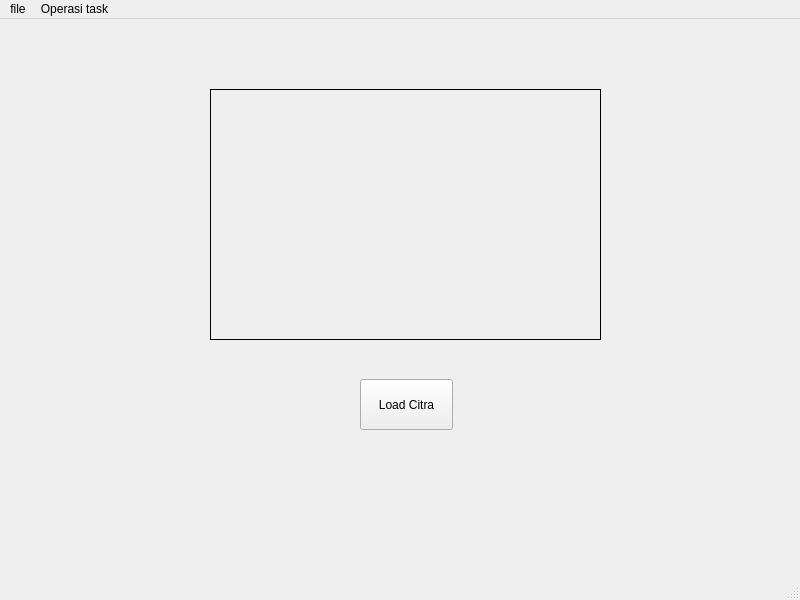
<?xml version="1.0" encoding="UTF-8"?>
<ui version="4.0">
 <class>MainWindow</class>
 <widget class="QMainWindow" name="MainWindow">
  <property name="geometry">
   <rect>
    <x>0</x>
    <y>0</y>
    <width>800</width>
    <height>600</height>
   </rect>
  </property>
  <property name="windowTitle">
   <string>MainWindow</string>
  </property>
  <widget class="QWidget" name="centralwidget">
   <widget class="QPushButton" name="button_LoadCitra">
    <property name="geometry">
     <rect>
      <x>360</x>
      <y>360</y>
      <width>93</width>
      <height>51</height>
     </rect>
    </property>
    <property name="text">
     <string>Load Citra</string>
    </property>
   </widget>
   <widget class="QLabel" name="label">
    <property name="geometry">
     <rect>
      <x>210</x>
      <y>70</y>
      <width>391</width>
      <height>251</height>
     </rect>
    </property>
    <property name="frameShape">
     <enum>QFrame::Box</enum>
    </property>
    <property name="text">
     <string/>
    </property>
   </widget>
  </widget>
  <widget class="QMenuBar" name="menubar">
   <property name="geometry">
    <rect>
     <x>0</x>
     <y>0</y>
     <width>800</width>
     <height>26</height>
    </rect>
   </property>
   <widget class="QMenu" name="menufile">
    <property name="title">
     <string>file</string>
    </property>
   </widget>
   <widget class="QMenu" name="button_ProsesCitra">
    <property name="title">
     <string>Operasi task</string>
    </property>
   </widget>
   <addaction name="menufile"/>
   <addaction name="button_ProsesCitra"/>
  </widget>
  <widget class="QStatusBar" name="statusbar"/>
 </widget>
 <resources/>
 <connections/>
</ui>
